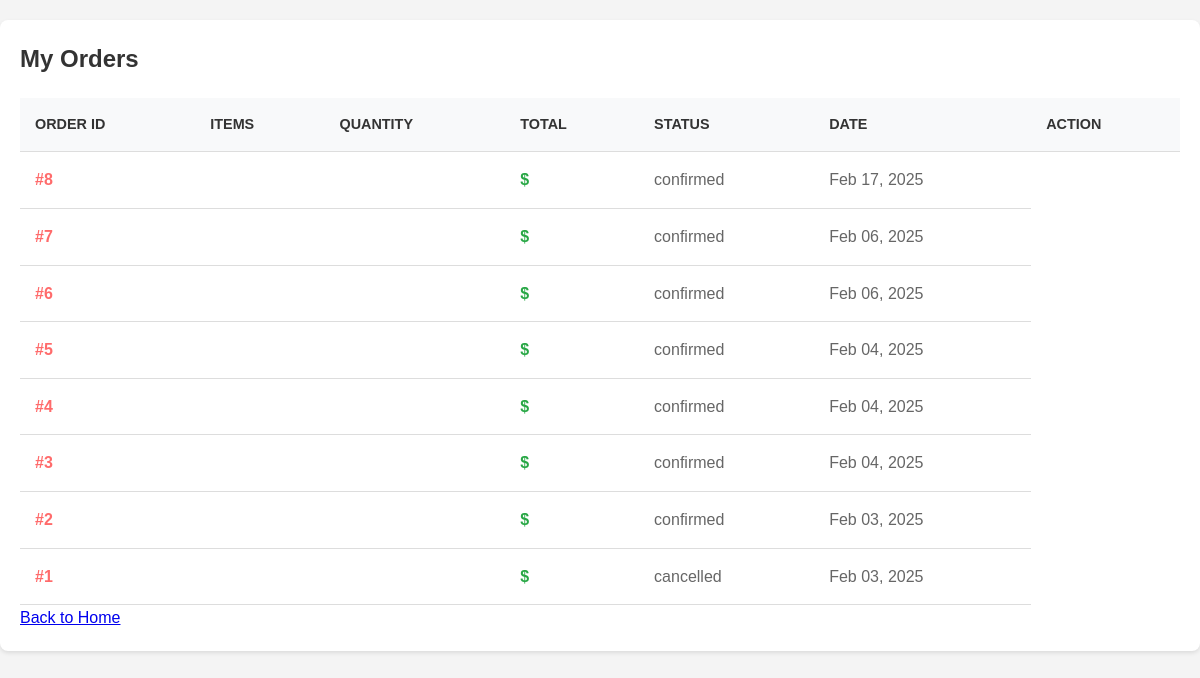
/my-orders/ (signed in), run on the app's committed database.
### Food_App/models.py (models this page shows, shortened)
class Order(models.Model):
    STATUS_CHOICES = (
        ('pending', 'Pending'),
        ('confirmed', 'Confirmed'),
        ('preparing', 'Preparing'),
        ('ready', 'Ready for Pickup'),
        ('completed', 'Completed'),
        ('cancelled', 'Cancelled')
    )
    PAYMENT_STATUS_CHOICES = (
        ('pending', 'Pending'),
        ('paid', 'Paid'),
        ('failed', 'Failed'),
    )
    PAYMENT_METHOD_CHOICES = (
        ('cash_on_delivery', 'Cash on Delivery'),
        ('card', 'Credit/Debit Card'),
        ('upi', 'UPI Payment'),
    )
    customer = models.ForeignKey('Registration', on_delete=models.CASCADE)  # Link to your Registration model
    items = models.ManyToManyField(FoodItem, through='OrderItem')
    total_amount = models.DecimalField(max_digits=10, decimal_places=2)
    status = models.CharField(max_length=20, choices=STATUS_CHOICES, default='pending')
    payment_status = models.CharField(max_length=20, choices=PAYMENT_STATUS_CHOICES, default='pending')
    payment_method = models.CharField(max_length=20, choices=PAYMENT_METHOD_CHOICES, null=True, blank=True)
    created_at = models.DateTimeField(auto_now_add=True)
    updated_at = models.DateTimeField(auto_now=True)

### Food_App/views.py (the view)
# urls.py: path('my-orders/', views.my_orders, name='my_orders'),  # Make sure this exact line exists
def my_orders(request):
    if not request.session.get('user_id'):
        messages.error(request, 'Please login first!')
        return redirect('login')
    orders = Order.objects.filter(
        customer_id=request.session.get('user_id')
    ).order_by('-created_at')
    context = {
        'orders': orders,
        'username': request.session.get('username')
    }
    return render(request, 'Food_App/my_orders.html', context)

### Food_App/templates/Food_App/my_orders.html (shortened to what this page needs)
<!DOCTYPE html>
<html lang="en">
<head>
</head>
<body>
    <div class="container">
        <h2>My Orders</h2>
        {% if orders %}
            <table class="table">
                <thead>
                    <tr>
                        <th>Order ID</th>
                        <th>Items</th>
                        <th>Quantity</th>
                        <th>Total</th>
                        <th>Status</th>
                        <th>Date</th>
                        <th>Action</th>
                    </tr>
                </thead>
                <tbody>
                    {% for order in orders %}
                    <tr>
                        <td>#{{ order.id }}</td>
                        <td>{{ order.food_item.name }}</td>
                        <td>{{ order.quantity }}</td>
                        <td>${{ order.total_price }}</td>
                        <td>{{ order.status }}</td>
                        <td>{{ order.created_at|date:"M d, Y" }}</td>
                    </tr>
                    {% endfor %}
                </tbody>
            </table>
        {% else %}
            <p>No orders found.</p>
        {% endif %}
        <a href="{% url 'customer_home' %}">Back to Home</a>
    </div>
</body>
</html>

### Food_App/templates/Food_App/my_orders.html (style rules this page uses)
* { margin: 0; padding: 0; box-sizing: border-box; }
body { font-family: Arial, sans-serif; background: #f4f4f4; line-height: 1.6; }
.container { max-width: 1200px; margin: 20px auto; padding: 20px; background: white; border-radius: 8px; box-shadow: 0 2px 4px rgba(0,0,0,0.1); }
h1, h2 { color: #333; margin-bottom: 20px; }
.table { width: 100%; border-collapse: collapse; margin-top: 20px; background: white; }
.table th, .table td { padding: 15px; text-align: left; border-bottom: 1px solid #ddd; }
.table th { background-color: #f8f9fa; font-weight: bold; color: #333; text-transform: uppercase; font-size: 0.9em; }
.table td { color: #666; }
.table td:first-child { font-weight: bold; color: #ff6b6b; }
.table td:nth-child(4) { font-weight: bold; color: #28a745; }
.table tr { transition: background-color 0.3s ease; }

### data on the page
Order: id "8", status "confirmed", created_at "Feb 17, 2025"
Order: id "7", status "confirmed", created_at "Feb 06, 2025"
Order: id "6", status "confirmed", created_at "Feb 06, 2025"
Order: id "5", status "confirmed", created_at "Feb 04, 2025"
Order: id "4", status "confirmed", created_at "Feb 04, 2025"
Order: id "3", status "confirmed", created_at "Feb 04, 2025"
Order: id "2", status "confirmed", created_at "Feb 03, 2025"
Order: id "1", status "cancelled", created_at "Feb 03, 2025"
